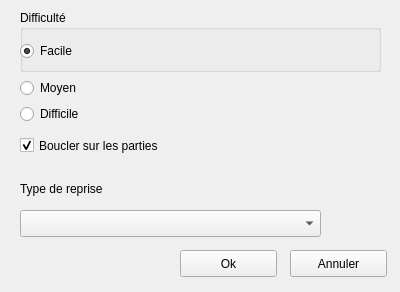
<?xml version="1.0" encoding="UTF-8"?>
<ui version="4.0">
 <class>ConfigPanel</class>
 <widget class="QWidget" name="ConfigPanel">
  <property name="geometry">
   <rect>
    <x>0</x>
    <y>0</y>
    <width>400</width>
    <height>292</height>
   </rect>
  </property>
  <property name="windowTitle">
   <string>Paramètres</string>
  </property>
  <widget class="QPushButton" name="cancelButton">
   <property name="geometry">
    <rect>
     <x>290</x>
     <y>250</y>
     <width>97</width>
     <height>27</height>
    </rect>
   </property>
   <property name="text">
    <string>Annuler</string>
   </property>
  </widget>
  <widget class="QPushButton" name="okButton">
   <property name="geometry">
    <rect>
     <x>180</x>
     <y>250</y>
     <width>97</width>
     <height>27</height>
    </rect>
   </property>
   <property name="text">
    <string>Ok</string>
   </property>
  </widget>
  <widget class="QWidget" name="gridLayoutWidget">
   <property name="geometry">
    <rect>
     <x>20</x>
     <y>10</y>
     <width>361</width>
     <height>114</height>
    </rect>
   </property>
   <layout class="QGridLayout" name="gridLayout">
    <item row="0" column="0">
     <widget class="QGroupBox" name="groupBox">
      <property name="title">
       <string>Difficulté</string>
      </property>
      <widget class="QRadioButton" name="easyMode">
       <property name="geometry">
        <rect>
         <x>0</x>
         <y>30</y>
         <width>359</width>
         <height>22</height>
        </rect>
       </property>
       <property name="text">
        <string>Facile</string>
       </property>
       <property name="checked">
        <bool>true</bool>
       </property>
      </widget>
      <zorder>easyMode</zorder>
      <zorder>mediumMode</zorder>
      <zorder>hardMode</zorder>
      <zorder>easyMode</zorder>
     </widget>
    </item>
    <item row="2" column="0">
     <widget class="QRadioButton" name="hardMode">
      <property name="text">
       <string>Difficile</string>
      </property>
     </widget>
    </item>
    <item row="1" column="0">
     <widget class="QRadioButton" name="mediumMode">
      <property name="text">
       <string>Moyen</string>
      </property>
     </widget>
    </item>
   </layout>
  </widget>
  <widget class="QLabel" name="label_2">
   <property name="geometry">
    <rect>
     <x>20</x>
     <y>180</y>
     <width>141</width>
     <height>17</height>
    </rect>
   </property>
   <property name="text">
    <string>Type de reprise</string>
   </property>
  </widget>
  <widget class="QCheckBox" name="activateLoop">
   <property name="geometry">
    <rect>
     <x>20</x>
     <y>130</y>
     <width>201</width>
     <height>31</height>
    </rect>
   </property>
   <property name="text">
    <string>Boucler sur les parties</string>
   </property>
   <property name="checked">
    <bool>true</bool>
   </property>
  </widget>
  <widget class="QComboBox" name="continueType">
   <property name="geometry">
    <rect>
     <x>20</x>
     <y>210</y>
     <width>301</width>
     <height>27</height>
    </rect>
   </property>
  </widget>
  <zorder>cancelButton</zorder>
  <zorder>okButton</zorder>
  <zorder>gridLayoutWidget</zorder>
  <zorder>continueType</zorder>
  <zorder>label_2</zorder>
  <zorder>label_2</zorder>
  <zorder>activateLoop</zorder>
  <zorder>continueType</zorder>
 </widget>
 <resources/>
 <connections>
  <connection>
   <sender>cancelButton</sender>
   <signal>pressed()</signal>
   <receiver>ConfigPanel</receiver>
   <slot>hide()</slot>
   <hints>
    <hint type="sourcelabel">
     <x>338</x>
     <y>263</y>
    </hint>
    <hint type="destinationlabel">
     <x>199</x>
     <y>165</y>
    </hint>
   </hints>
  </connection>
  <connection>
   <sender>okButton</sender>
   <signal>pressed()</signal>
   <receiver>ConfigPanel</receiver>
   <slot>saveData()</slot>
   <hints>
    <hint type="sourcelabel">
     <x>228</x>
     <y>263</y>
    </hint>
    <hint type="destinationlabel">
     <x>352</x>
     <y>149</y>
    </hint>
   </hints>
  </connection>
 </connections>
 <slots>
  <slot>saveData()</slot>
 </slots>
</ui>
